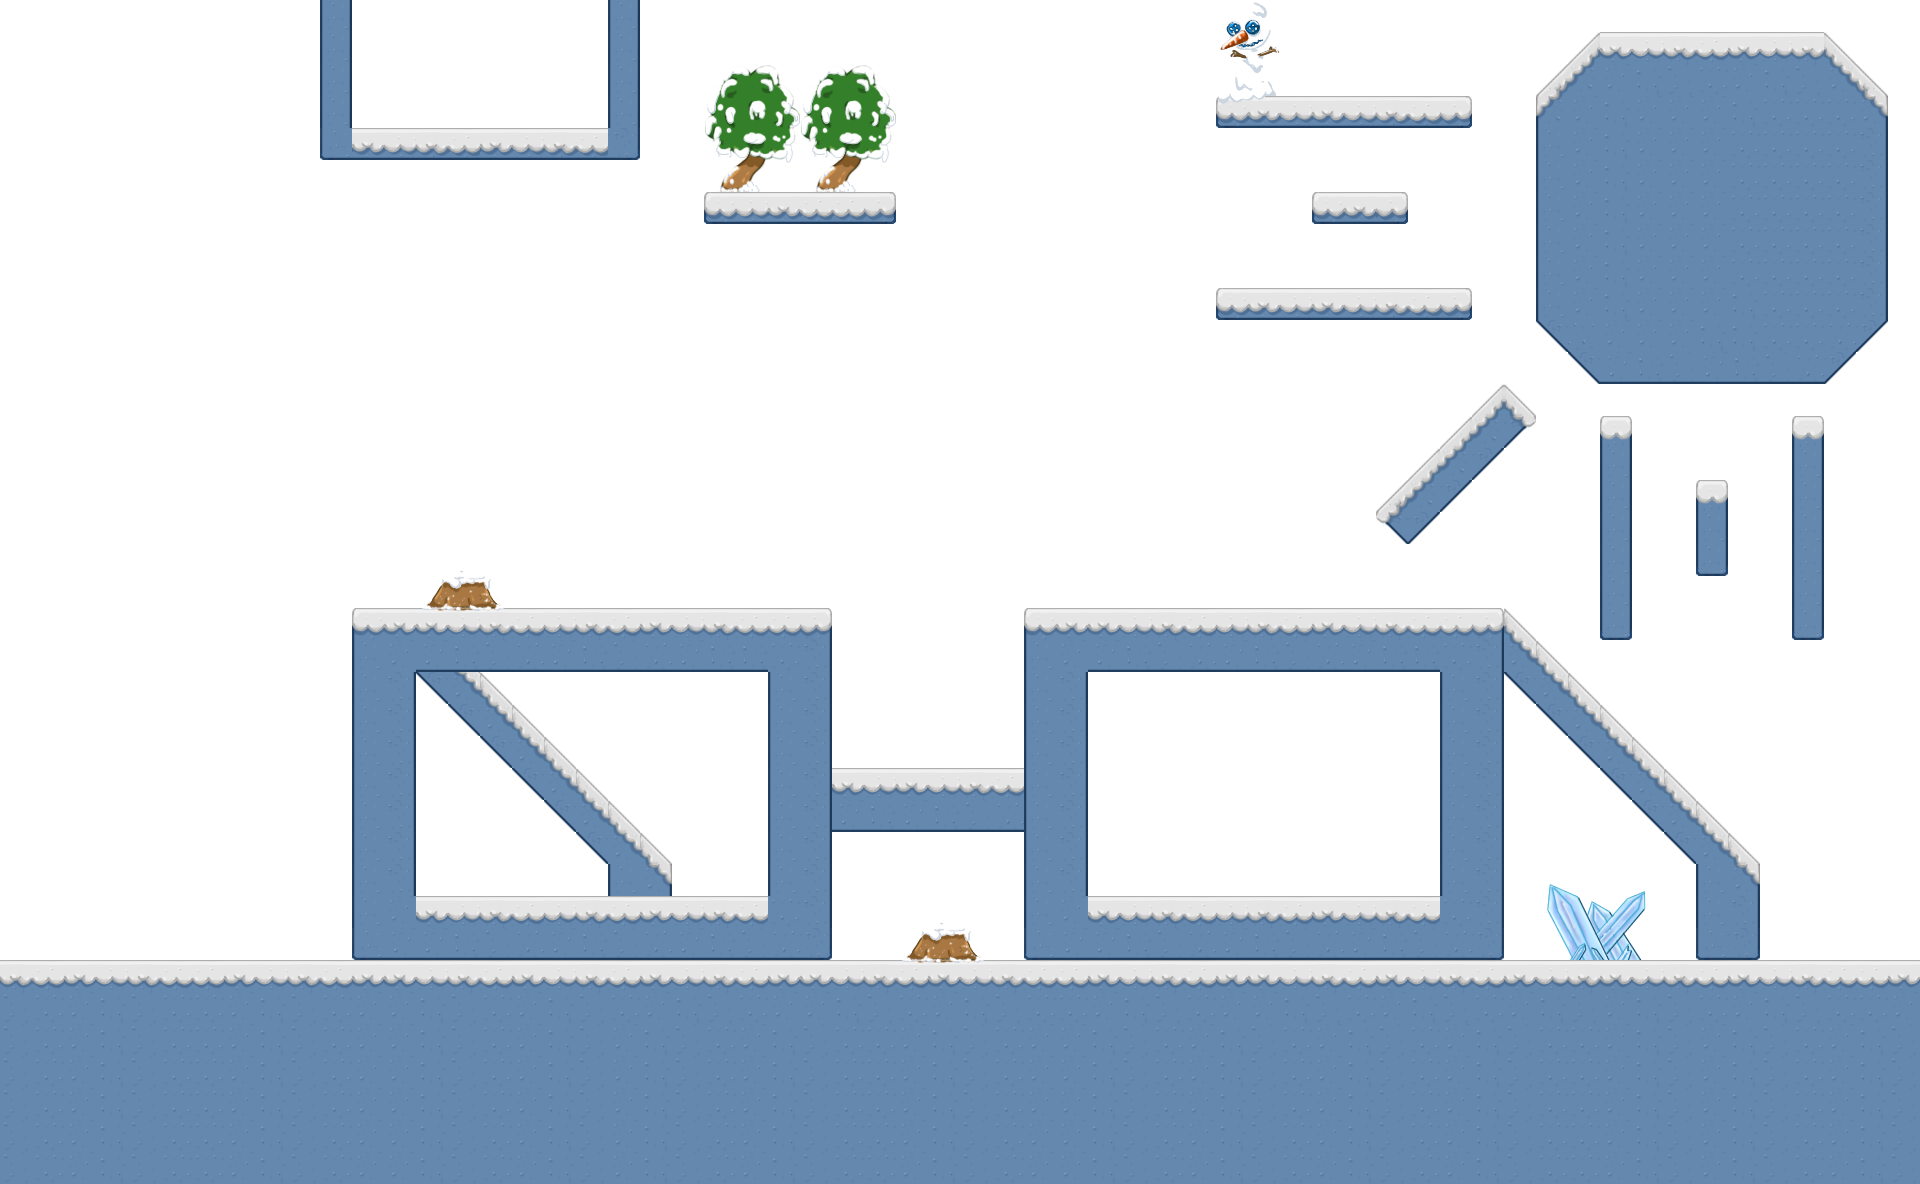

This game map was drawn from its Tiled (.tmx) file and the tilesets committed beside it. A one-line description and the trimmed map source follow:
An orthogonal 60x37 tile map with 32x32 px tiles, 3 tile layers (background, ground, frontground), 2 tilesets and 8 objects (3x flairy, 2x goal, earm, 2, true).

<map version="1.10" tiledversion="1.10.0" orientation="orthogonal" renderorder="right-down" width="60" height="37" tilewidth="32" tileheight="32" infinite="0" backgroundcolor="#ffffff" nextlayerid="5" nextobjectid="9">
 <properties>
  <property name="DIG" value="1" />
  <property name="FLY" value="2" />
  <property name="JUMP" value="5" />
  <property name="STOP" value="2" />
  <property name="TURN" value="2" />
 </properties>
 <tileset firstgid="1" name="tiles" tilewidth="32" tileheight="32" tilecount="100" columns="10">
  <image source="tiles.png" width="320" height="320" />
  <tile id="0">
   <properties>
    <property name="type" value="TOPL" />
   </properties>
  </tile>
  <tile id="1">
   <properties>
    <property name="type" value="TOP" />
   </properties>
  </tile>
  <tile id="2">
   <properties>
    <property name="type" value="TOP" />
   </properties>
  </tile>
  <tile id="3">
   <properties>
    <property name="type" value="TOP" />
   </properties>
  </tile>
  <tile id="4">
   <properties>
    <property name="type" value="TOP" />
   </properties>
  </tile>
  <tile id="5">
   <properties>
    <property name="type" value="TOPR" />
   </properties>
  </tile>
  <tile id="6">
   <properties>
    <property name="type" value="TOP" />
   </properties>
  </tile>
  <tile id="7">
   <properties>
    <property name="type" value="TOP" />
   </properties>
  </tile>
  <tile id="8">
   <properties>
    <property name="type" value="TOP" />
   </properties>
  </tile>
  <tile id="9">
   <properties>
    <property name="type" value="TOP" />
   </properties>
  </tile>
  <tile id="10">
   <properties>
    <property name="type" value="LEFT" />
   </properties>
  </tile>
  <tile id="15">
   <properties>
    <property name="type" value="RIGHT" />
   </properties>
  </tile>
  <tile id="20">
   <properties>
    <property name="type" value="DGL1" />
   </properties>
  </tile>
  <tile id="21">
   <properties>
    <property name="type" value="NB" />
   </properties>
  </tile>
  <tile id="22">
   <properties>
    <property name="type" value="NB" />
   </properties>
  </tile>
  <tile id="23">
   <properties>
    <property name="type" value="DGR1" />
   </properties>
  </tile>
  <tile id="31">
   <properties>
    <property name="type" value="DGL1" />
   </properties>
  </tile>
  <tile id="32">
   <properties>
    <property name="type" value="DGR1" />
   </properties>
  </tile>
  <tile id="35">
   <properties>
    <property name="type" value="DGR1" />
   </properties>
  </tile>
  <tile id="36">
   <properties>
    <property name="type" value="NB" />
   </properties>
  </tile>
  <tile id="38">
   <properties>
    <property name="type" value="NB" />
   </properties>
  </tile>
  <tile id="39">
   <properties>
    <property name="type" value="NB" />
   </properties>
  </tile>
  <tile id="40">
   <properties>
    <property name="type" value="BDGL1" />
   </properties>
  </tile>
  <tile id="41">
   <properties>
    <property name="type" value="NB" />
   </properties>
  </tile>
  <tile id="42">
   <properties>
    <property name="type" value="NB" />
   </properties>
  </tile>
  <tile id="43">
   <properties>
    <property name="type" value="BDGR1" />
   </properties>
  </tile>
  <tile id="44">
   <properties>
    <property name="type" value="DGR1" />
   </properties>
  </tile>
  <tile id="46">
   <properties>
    <property name="type" value="DGR1" />
   </properties>
  </tile>
  <tile id="47">
   <properties>
    <property name="type" value="DGL1" />
   </properties>
  </tile>
  <tile id="48">
   <properties>
    <property name="type" value="TOPRL" />
   </properties>
  </tile>
  <tile id="49">
   <properties>
    <property name="type" value="TOPRL" />
   </properties>
  </tile>
  <tile id="50">
   <properties>
    <property name="type" value="LEFT" />
   </properties>
  </tile>
  <tile id="51">
   <properties>
    <property name="type" value="DGL1" />
   </properties>
  </tile>
  <tile id="52">
   <properties>
    <property name="type" value="DGR1" />
   </properties>
  </tile>
  <tile id="53">
   <properties>
    <property name="type" value="RIGHT" />
   </properties>
  </tile>
  <tile id="54">
   <properties>
    <property name="type" value="DGL1" />
   </properties>
  </tile>
  <tile id="55">
   <properties>
    <property name="type" value="BDGR1" />
   </properties>
  </tile>
  <tile id="58">
   <properties>
    <property name="type" value="RL" />
   </properties>
  </tile>
  <tile id="61">
   <properties>
    <property name="type" value="RIGHT" />
   </properties>
  </tile>
  <tile id="62">
   <properties>
    <property name="type" value="LEFT" />
   </properties>
  </tile>
  <tile id="63">
   <properties>
    <property name="type" value="BDGL1" />
   </properties>
  </tile>
  <tile id="65">
   <properties>
    <property name="type" value="DGL1" />
   </properties>
  </tile>
  <tile id="68">
   <properties>
    <property name="type" value="RL" />
   </properties>
  </tile>
  <tile id="70">
   <properties>
    <property name="type" value="LEFT" />
   </properties>
  </tile>
  <tile id="75">
   <properties>
    <property name="type" value="RIGHT" />
   </properties>
  </tile>
  <tile id="80">
   <properties>
    <property name="type" value="TOP" />
   </properties>
  </tile>
  <tile id="81">
   <properties>
    <property name="type" value="TOP" />
   </properties>
  </tile>
  <tile id="82">
   <properties>
    <property name="type" value="TOP" />
   </properties>
  </tile>
  <tile id="83">
   <properties>
    <property name="type" value="TOP" />
   </properties>
  </tile>
  <tile id="84">
   <properties>
    <property name="type" value="TOP" />
   </properties>
  </tile>
  <tile id="85">
   <properties>
    <property name="type" value="TOP" />
   </properties>
  </tile>
  <tile id="87">
   <properties>
    <property name="type" value="TOP" />
   </properties>
  </tile>
  <tile id="88">
   <properties>
    <property name="type" value="TOP" />
   </properties>
  </tile>
  <tile id="96">
   <properties>
    <property name="type" value="LEFT" />
   </properties>
  </tile>
  <tile id="99">
   <properties>
    <property name="type" value="RIGHT" />
   </properties>
  </tile>
 </tileset>
 <tileset firstgid="101" name="props" tilewidth="32" tileheight="32" tilecount="100" columns="10">
  <image source="props.png" width="320" height="320" />
 </tileset>
 <layer id="1" name="background" width="60" height="37">
  <data>[2220 cells, 0 non-empty, 0 distinct tile ids]</data>
 </layer>
 <layer id="2" name="ground" width="60" height="37">
  <data>[2220 cells, 847 non-empty, 47 distinct tile ids]</data>
 </layer>
 <layer id="3" name="frontground" width="60" height="37">
  <data>[2220 cells, 62 non-empty, 41 distinct tile ids]</data>
 </layer>
 <objectgroup id="4" name="avatars">
  <object id="1" name="earm" gid="25" x="40" y="943" width="32" height="32" />
  <object id="2" name="canon_snow" type="2" x="194" y="916" width="61" height="32" />
  <object id="3" name="goal" gid="26" x="1580" y="921" width="32" height="32" />
  <object id="4" name="flairy" gid="37" x="1531" y="611" width="32" height="32" />
  <object id="5" name="flairy" gid="37" x="915" y="559" width="32" height="32" />
  <object id="6" name="flairy" gid="37" x="548" y="115" width="32" height="32" />
  <object id="7" name="goal" gid="26" x="384" y="108" width="32" height="32" />
  <object id="8" name="solflyer" type="true" gid="35" x="917" y="760" width="32" height="32" />
 </objectgroup>
</map>
